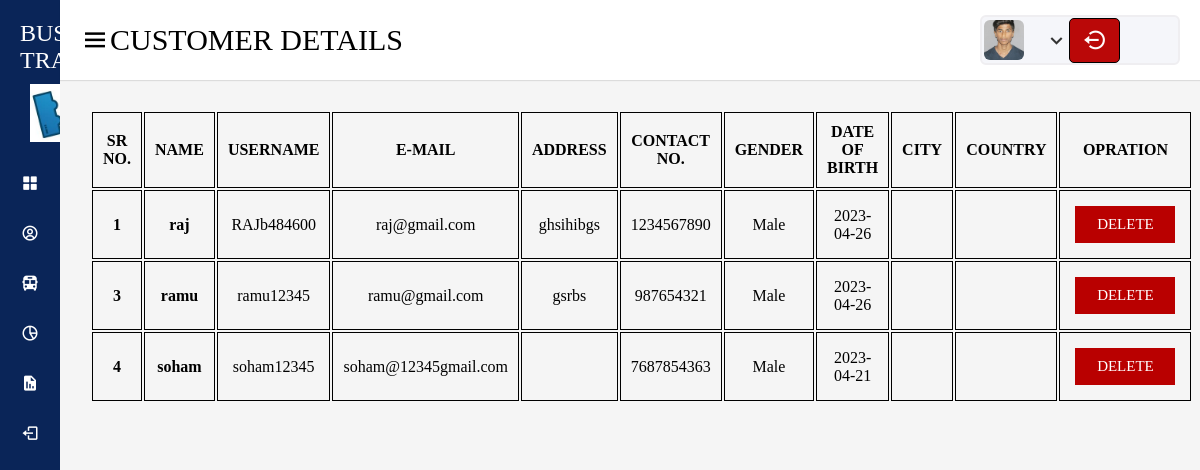
Page /DASHBOARD/customer-details/customer-details.php on the committed database.
### tables this page shows
CREATE TABLE `registration` (
  `id` int(11) NOT NULL,
  `name` varchar(100) NOT NULL,
  `username` varchar(100) NOT NULL,
  `emailid` varchar(100) NOT NULL,
  `password` varchar(100) NOT NULL,
  `address` varchar(100) NOT NULL,
  `contact` bigint(10) NOT NULL,
  `gender` varchar(100) NOT NULL,
  `dob` date NOT NULL,
  `city` varchar(100) NOT NULL,
  `country` varchar(100) NOT NULL
);

### DASHBOARD/customer-details/customer-details.php (the view, shortened to what this page needs)
<!DOCTYPE html>
<html lang="en" xmlns="http://www.w3.org/1999/xhtml">
<head>
    <link rel="stylesheet" href="customer-details.css">
    <link href='https://unpkg.com/boxicons@2.1.1/css/boxicons.min.css' rel='stylesheet'>
</head>
<body>
    <div class="sidebar">
        <div class="logo-details">
            <span class="logo_name">BUS TRAVELS</span>
            <br>
        </div>
        <br>
        <ul class="nav-links">
            <li>
                <a href="http://localhost/BUS_TRAVELS/DASHBOARD/dashboard-admin.php">
                    <i class='bx bxs-grid-alt'></i>
                    <span class="link_name">DASHBOARD</span>
                </a>
            </li>
            <li>
                <a href="#">
                    <i class='bx bx-user-circle'></i>
                    <span class="link_name">ADD ADMIN</span>
                </a>
            </li>
            <li>
                <a href="http://localhost/BUS_TRAVELS/DASHBOARD/add-bus/add-bus.php">
                    <i class='bx bxs-bus'></i>
                    <span class="link_name">ADD BUS</span>
                </a>
            </li>
            <li>
                <a href="http://localhost/BUS_TRAVELS/DASHBOARD/add-route/add-route.php">
                    <i class='bx bx-pie-chart-alt-2'></i>
                    <span class="link_name">ADD ROUTE</span>
                </a>
            </li>
            <li>
                <a href="#">
                    <i class='bx bxs-report'></i>
                    <span class="link_name">REPORT</span>
                </a>
            </li>
            <li>
                <a href="http://localhost/BUS_TRAVELS/ADMIN%20LOGIN.php">
                    <i class='bx bx-log-out'></i>
                    <span class="link_name">Log Out</span>
                </a>
            </li>
        </ul>
    </div>
    <section class="home-section">
        <nav>
            <div class="sidebar-button">
                <i class='bx bx-menu sidebarBtn'></i>
                <span class="customer">CUSTOMER DETAILS</span>
            </div>
            <div class="profile-details">
                <img src="RAJ.jpg" alt="">
                <i class='bx bx-chevron-down'></i>
                <form method="POST">
                    <button name="Logout"><i class='bx bx-log-out-circle bx-flip-vertical' style='color:#fffafa'></i></button>
                </form>
            </div>
        </nav>
        <div class="container">
            <table class="table">
                <tr>
                <th scope="col">SR NO.</th>
                    <th scope="col">NAME</th>
                    <th scope="col">USERNAME</th>
                    <th scope="col">E-MAIL</th>
                    <th scope="col">ADDRESS</th>
                    <th scope="col">CONTACT NO.</th>
                    <th scope="col">GENDER</th>
                    <th scope="col">DATE OF BIRTH</th>
                    <th scope="col">CITY</th>
                    <th scope="col">COUNTRY</th>
                    <th scope="col">OPRATION</th>
                </tr>
                <?php
                include 'Connection.php';
                $sql="Select * from `registration`";
                $result=mysqli_query($con,$sql);
                while($row=mysqli_fetch_assoc($result))
                {
                $id=$row['id'];
                $name=$row['name'];
                $username=$row['username'];
                $emailid=$row['emailid'];
                $address=$row['address'];
                $contact=$row['contact'];
                $gender=$row['gender'];
                $dob=$row['dob'];
                $city=$row['city'];
                $country=$row['country'];
                echo'
                <tr>
                    <th scope="row">'.$id.'</th>
                    <th>'.$name.'</th>
                    <td>'.$username.'</td>
                    <td>'.$emailid.'</td>
                    <td>'.$address.'</td>
                    <td>'.$contact.'</td>
                    <td>'.$gender.'</td>
                    <td>'.$dob.'</td>
                    <td>'.$city.'</td>
                    <td>'.$country.'</td>
                    <td>
                    <a href="deletecustomer.php? deleteid='.$id.'" class=""><button class="delete">DELETE</button></a>
                </td>
                </tr>';
                }
                ?>
            </table>
        </div>
    </section>
</body>
</html>

### DASHBOARD/customer-details/customer-details.css (style rules this page uses)
.sidebar { position:fixed; height:100%; width:240px; background:#0A2558; transition:all 0.5s ease; }
.sidebar .logo-details { height:80px; text-align:center; align-items:center; padding:20px; }
.sidebar .logo-details .logo_name { font-size:24px; font-weight:500; color:white; }
.sidebar .nav-links { margin-top:60px; }
.sidebar .nav-links li { position: relative; list-style: none; height: 50px; }
.sidebar .nav-links li a { height:100%; width:100%; display:flex; align-items:center; text-decoration:none; transition:all 0.4s ease; }
.sidebar .nav-links li i { min-width:60px; text-align:center; color:#fff; font-size:18px; }
.sidebar .nav-links li a .link_name { color:#fff; font-size:20px; font-weight:400; white-space:nowrap; }
.home-section { background:#f5f5f5; position:fixed; min-height:100vh; width:calc(100% - 240px); left:240px; transition:all 0.5s ease; }
nav { margin-bottom:10px; }
.home-section nav { display: flex; justify-content: space-between; height: 80px; background: #fff; display: flex; align-items: center; position: fixed; width: calc(100% - 240px); left: 240px; z-index: 100; padding: 0 20px; box-shadow: 0 1px 1px rgba(0, 0, 0, 0.1); transition: all 0.5s ease; }
.home-section nav .sidebar-button { display:flex; align-items:center; font-size:30px; font-weight:500; }
.home-section nav .profile-details { display:flex; align-items:center; height:50px; min-width:200px; background:#F5F6FA; border:2px solid #EFEEF1; border-radius:6px; padding:0 15px 0 2px; }
nav .profile-details img { height: 40px; width: 40px; border-radius: 6px; object-fit: cover; }
nav .profile-details i { color:#333; font-size:25px; }
nav .profile-details button { background-color:#ba0808 ; font-size:16px; font-weight:bold; padding:8px 12px; border:1px solid black; border-radius:5px; }
.container .table { padding: 10px; margin: 10px 20px; position: fixed; margin-top: 100px; }
.container .table th { padding: 10px; border: 1px solid black; }
.container .table td { padding: 10px; border: 1px solid black; text-align: center; }
.delete { background-color: #b90000; color: #fff; width: 100px; padding: 10px; font-size: 15px; margin: 5px 5px; border: none; outline: none; cursor: pointer; }
@media (max-width: 1240px) { .sidebar { width: 60px; } }
@media (max-width: 1240px) { .home-section { width: calc(100% - 60px); left: 60px; } }
@media (max-width: 1240px) { .home-section nav { width: calc(100% - 60px); left: 60px; } }

### rows in the picture
registration: id "1", name "raj", username "RAJb484600", emailid "raj@gmail.com", address "ghsihibgs", contact "1234567890", gender "Male", dob "2023-04-26"
registration: id "3", name "ramu", username "ramu12345", emailid "ramu@gmail.com", address "gsrbs", contact "987654321", gender "Male", dob "2023-04-26"
registration: id "4", name "soham", username "soham12345", emailid "soham@12345gmail.com", contact "7687854363", gender "Male", dob "2023-04-21"
